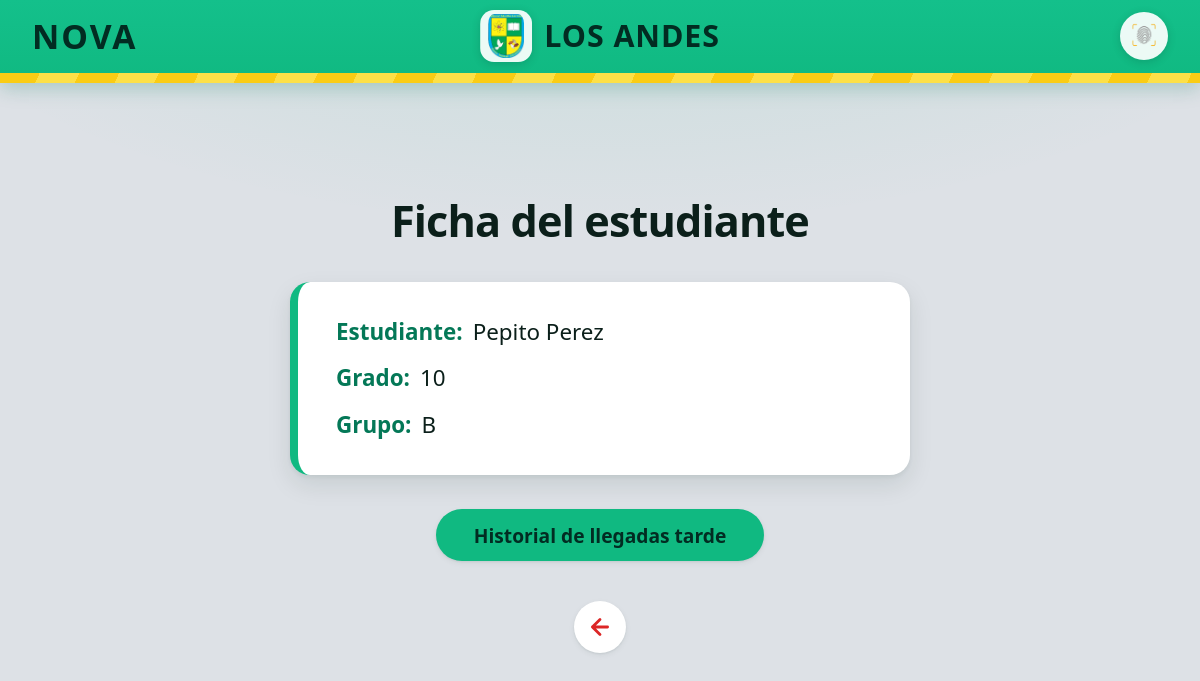
Screenshot of /ficha.php?id=1 (signed in) with the database file from the repository.
### tables this page shows
CREATE TABLE IF NOT EXISTS `estudiante` (
  `id_estudiante` INT AUTO_INCREMENT PRIMARY KEY,
  `documento` VARCHAR(50) NOT NULL UNIQUE,
  `nombre` VARCHAR(100) NOT NULL,
  `grado` VARCHAR(100) NOT NULL,
  `grupo` VARCHAR(100) NOT NULL,
  `huella` VARCHAR(255) DEFAULT NULL,
  `fotografia` VARCHAR(255) DEFAULT NULL,
  `fecha_registro` DATETIME DEFAULT CURRENT_TIMESTAMP,
  INDEX idx_documento (`documento`)
);

### ficha.php (the view, shortened to what this page needs)
<?php
require_once '../config/db.php';
$id = intval($_GET['id'] ?? 0);
$stmt = $pdo->prepare("SELECT * FROM estudiante WHERE id_estudiante = :id LIMIT 1");
$stmt->execute(['id' => $id]);
$estudiante = $stmt->fetch();
?>
<!DOCTYPE html>
<html lang="es">
<head>
    <link rel="stylesheet" href="../assets/css/style.css?v=3">
</head>
<body>
    <header class="header-nova">
        <div class="header-container">
            <span class="nova-text">NOVA</span>
            <div class="logo-nova">
                <img src="../assets/escudo.png" alt="Escudo" class="shield-img" onerror="this.style.display='none'">
                <span class="andes-text">LOS ANDES</span>
            </div>
            <div class="header-icon">
                <img src="../assets/huella_icon.png" alt="" class="header-icon-img" width="48" height="48">
            </div>
        </div>
        <div class="yellow-bar"></div>
    </header>
    <main id="contenido" class="main-container center-content">
        <h1 class="page-title center">Ficha del estudiante</h1>
        <div class="profile-card">
            <p><strong class="label-bold">Estudiante:</strong> <span class="val-text"><?php echo htmlspecialchars($estudiante['nombre']); ?></span></p>
            <p><strong class="label-bold">Grado:</strong> <span class="val-text"><?php echo htmlspecialchars($estudiante['grado']); ?></span></p>
            <p><strong class="label-bold">Grupo:</strong> <span class="val-text"><?php echo htmlspecialchars($estudiante['grupo']); ?></span></p>
        </div>
        <a href="historial.php?id=<?php echo $estudiante['id_estudiante']; ?>" class="btn-primary" style="margin-top:10px;" data-tip="Ver las llegadas tarde y las excusas del estudiante">Historial de llegadas tarde</a>
        <a href="buscar.php" class="btn-back" style="margin-top: 40px" data-tip="Volver a la búsqueda de estudiantes">
            <svg viewBox="0 0 24 24" fill="none" stroke-width="2.6" stroke-linecap="round" stroke-linejoin="round" aria-hidden="true"><path d="M19 12H5M12 19l-7-7 7-7"/></svg>
        </a>
    </main>
</body>
</html>

### rows the page displays
estudiante: nombre "Pepito Perez", grado "10", grupo "B"
